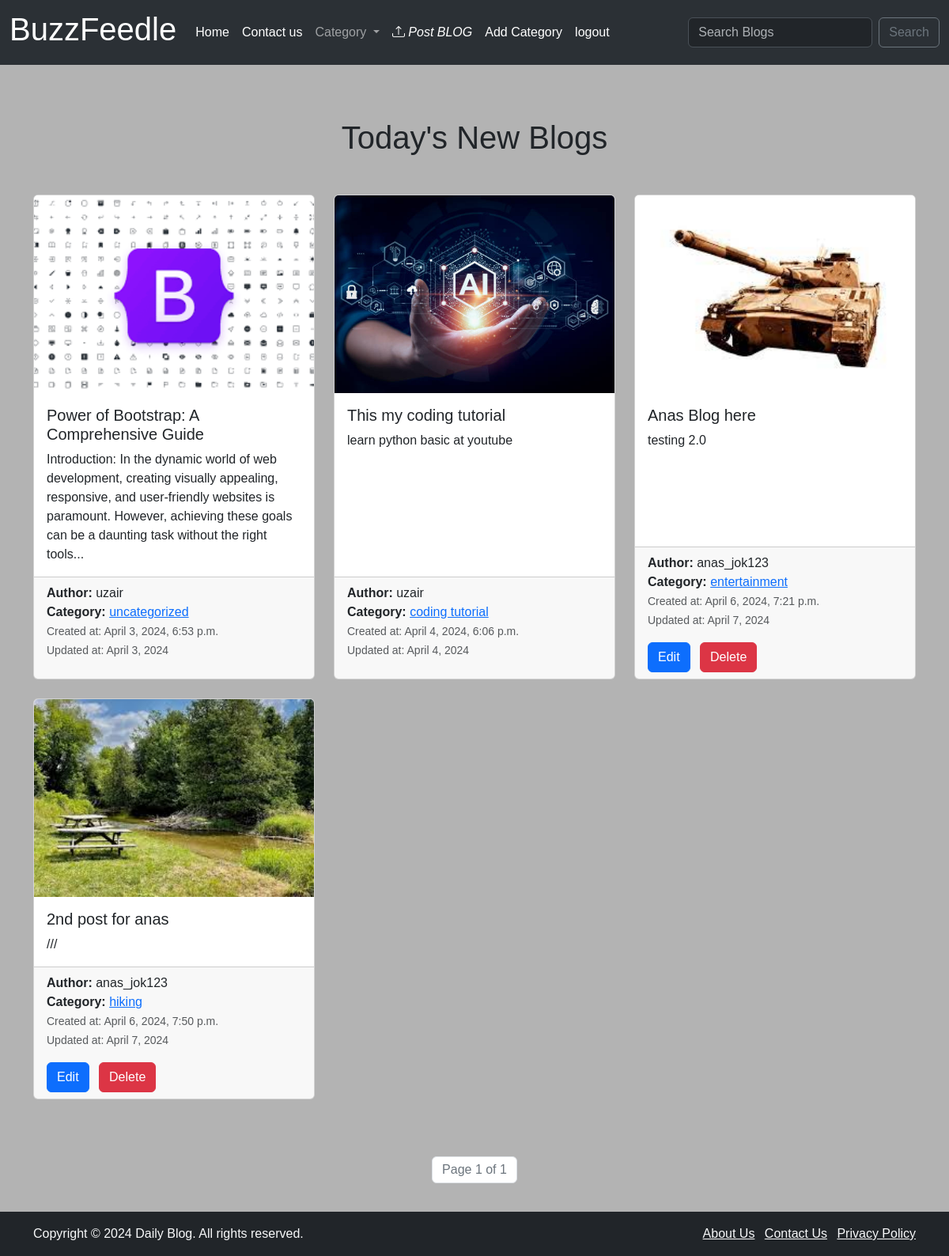
Screenshot of / (signed in) with the database file from the repository.
### App/models.py (models this page shows, shortened)
class Product(models.Model):
    author = models.ForeignKey(User ,on_delete=models.CASCADE )
    name = models.CharField(max_length=255)
    description = models.TextField()
    category = models.CharField(max_length=255, default="uncategorized" )
    image = models.ImageField(upload_to='products/')
    created_at = models.DateTimeField(auto_now_add=True)
    updated_at = models.DateField(auto_now=True)
    def short_description(self):
        word = self.description.split()  #spilt the word into list
        if len(word) > 50:  # if word are greater than 50 then
            return " ".join(word[:30]) + "..."
        else:
            return self.description

### App/views.py (the view)
# urls.py: path('', HomeView.as_view(), name='product_list'),
class HomeView(generic.ListView):
    model = Product
    template_name = "index.html"
    paginate_by = 9
    cats = Category.objects.all()
    def get_context_data(self, *args ,**kwargs):
        cat_menu = Category.objects.all()
        context = super(HomeView, self).get_context_data( *args ,**kwargs)
        context["cat_menu"] = cat_menu
        return context

### App/models.py (called while the page is built)
    def __str__(self):
        return self.name

### App/templates/index.html (shortened to what this page needs)
{% extends 'base.html' %}
{% block content %}
<body>
	<div class="container mt-5">
		<h1 class="text-center mb-5">Today's New Blogs</h1>
		<div class="row">
			{% for product in object_list %}
			<div class="col-md-4 mb-4">
				<div class="card h-100">
					<a href="{% url 'product_detail' pk=product.pk %}" style="text-decoration: none; color: inherit;">
						<img src="{{ product.image.url }}" alt="{{ product.created_name }}" class="card-img-top"
						style="height: 250px; object-fit: cover;">
					<div class="card-body">
						<h5 class="card-title">{{ product.name }}</h5>
						</a>
						<p class="card-text">{{ product.short_description }}</p>
					</div>
					<div class="card-footer">
						<p class="mb-0"><strong>Author:</strong> {{ product.author }}</p>
						<p class="mb-0"><strong>Category:</strong> <a href="{% url 'category' product.category|slugify %}">{{ product.category }}</a></p>
						<small class="text-muted">Created at: {{ product.created_at }}</small><br>
						<small class="text-muted">Updated at: {{ product.updated_at }}</small>
						{% if user.is_authenticated %}
						<div class="mt-3">
							{% if user.id == product.author.id %}
                                <a href="{% url 'edit_product' product.pk %}" class="btn btn-primary mr-2">Edit</a>
                                <a href="{% url 'delete_product' product.pk %}" class="btn btn-danger mr-2">Delete</a>
                            {% endif %}
						</div>
						{% endif %}
					</div>
				</div>
			</div>
			{% endfor %}
	<nav aria-label="Page navigation">
		<ul class="pagination justify-content-center mt-5">
			<li class="page-item disabled">
				<span class="page-link">
					Page {{ page_obj.number }} of {{ page_obj.paginator.num_pages }}
				</span>
			</li>
		</ul>
	</nav>
{% endblock %}

### App/static/css/stylesheet.css (style rules this page uses)
body { font-family: Arial, Helvetica, sans-serif; margin: 0; padding: 0; background-color: #b3b3b3; }

### rows the page displays
Product: image (picture), name "Power of Bootstrap: A Comprehensive Guide", short_description "Introduction: In the dynamic world of web development, creating visually appealing, responsive, and user-friendly websites is paramount. However, achieving these goals can be a daunting task without the right tools...", author "uzair", category "uncategorized", created_at "April 3, 2024, 6:53 p.m.", updated_at "April 3, 2024"
Product: image (picture), name "This my coding tutorial", short_description "learn python basic at youtube", author "uzair", category "coding tutorial", created_at "April 4, 2024, 6:06 p.m.", updated_at "April 4, 2024"
Product: image (picture), name "Anas Blog here", short_description "testing 2.0", author "anas_jok123", category "entertainment", created_at "April 6, 2024, 7:21 p.m.", updated_at "April 7, 2024", shows "Edit"
Product: image (picture), name "2nd post for anas", short_description "///", author "anas_jok123", category "hiking", created_at "April 6, 2024, 7:50 p.m.", updated_at "April 7, 2024", shows "Edit"

### other values shown
{{ page_obj.number }} "1"
{{ page_obj.paginator.num_pages }} "1"
